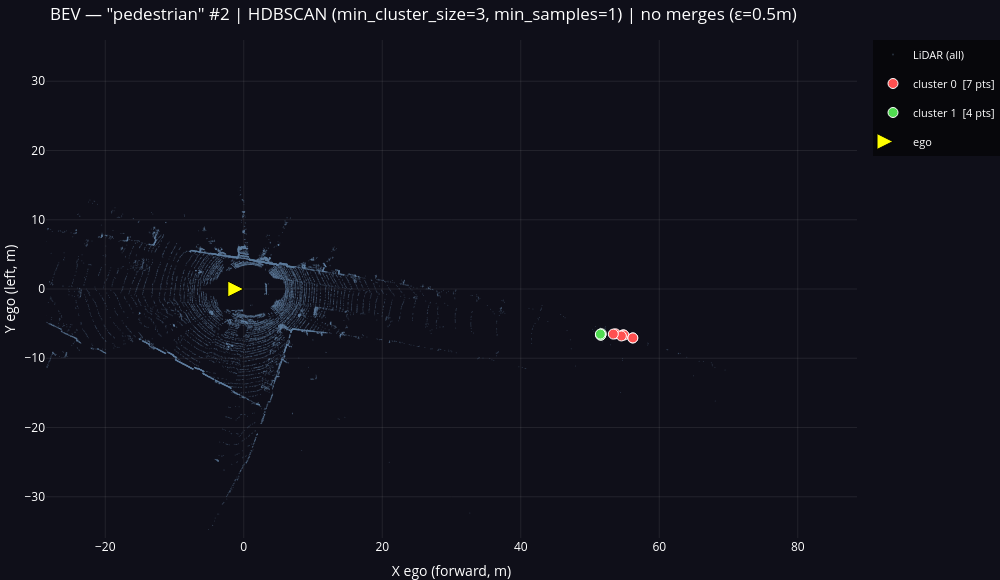

Write notebook code for a chart like this one.
### Markdown cell above
## 7. BEV Visualization

Full LiDAR sweep in gray; in-mask points colored by HDBSCAN cluster label.
Noise points (label −1) are shown as red crosses.

### Code cell
CLUSTER_PALETTE = [
    'rgb(255,80,80)',   'rgb(80,220,80)',   'rgb(80,120,255)',  'rgb(255,200,0)',
    'rgb(200,80,255)',  'rgb(0,210,210)',   'rgb(255,100,0)',   'rgb(60,255,200)',
    'rgb(255,60,180)',  'rgb(160,220,60)',
]
# Different symbols for raw subclusters within the same merged cluster
RAW_SYMBOLS = ['circle', 'square', 'diamond', 'triangle-up', 'triangle-down',
               'star', 'hexagram', 'cross', 'pentagon', 'bowtie']

NOISE_COLOR = 'rgb(220,80,80)'
LIDAR_COLOR = 'rgba(100,130,160,0.35)'

# Downsample background LiDAR
_rng   = np.random.default_rng(42)
_n_bg  = min(30_000, len(pts_ego))
_idx_b = _rng.choice(len(pts_ego), _n_bg, replace=False)
_pts_b = pts_ego[_idx_b]
_bev_m = (np.abs(_pts_b[:, 0]) < 70) & (np.abs(_pts_b[:, 1]) < 35)
_pts_b = _pts_b[_bev_m]

bev_traces = []

# ── Background LiDAR ──────────────────────────────────────────────────────────
bev_traces.append(go.Scatter(
    x=_pts_b[:, 0], y=_pts_b[:, 1],
    mode='markers',
    marker=dict(size=1, color=LIDAR_COLOR),
    name='LiDAR (all)', hoverinfo='skip',
))

# ── Noise points ──────────────────────────────────────────────────────────────
_noise = labels == -1
if _noise.any():
    bev_traces.append(go.Scatter(
        x=pts_ego_inmask[_noise, 0], y=pts_ego_inmask[_noise, 1],
        mode='markers',
        marker=dict(size=7, color=NOISE_COLOR, symbol='x'),
        name=f'noise (−1)  [{_noise.sum()} pts]',
    ))

# ── Cluster points: one trace per raw subcluster, colored by merged parent ────
for c in range(n_clusters):
    final_mask   = labels == c
    col          = CLUSTER_PALETTE[c % len(CLUSTER_PALETTE)]
    raw_in_final = sorted(set(labels_raw[final_mask].tolist()) - {-1})
    n_raw        = len(raw_in_final)

    for sym_i, raw_c in enumerate(raw_in_final):
        raw_mask = final_mask & (labels_raw == raw_c)
        symbol   = RAW_SYMBOLS[sym_i % len(RAW_SYMBOLS)]
        is_first = sym_i == 0

        if n_raw > 1:
            legend_label = (f'cluster {c} — raw {raw_c}/{raw_in_final[-1]}'
                            f'  [{raw_mask.sum()} pts]')
        else:
            legend_label = f'cluster {c}  [{raw_mask.sum()} pts]'

        bev_traces.append(go.Scatter(
            x=pts_ego_inmask[raw_mask, 0], y=pts_ego_inmask[raw_mask, 1],
            mode='markers',
            marker=dict(
                size=10 if n_raw == 1 else 9,
                color=col,
                symbol=symbol,
                line=dict(width=1 if is_first else 0, color='white'),
            ),
            name=legend_label,
            legendgroup=f'cluster_{c}',
        ))

    # If merges happened: draw a dashed convex-hull outline around the full cluster
    if n_raw > 1:
        _pts_c = pts_ego_inmask[final_mask]
        try:
            from scipy.spatial import ConvexHull
            hull = ConvexHull(_pts_c[:, :2])
            hx   = np.append(_pts_c[hull.vertices, 0], _pts_c[hull.vertices[0], 0])
            hy   = np.append(_pts_c[hull.vertices, 1], _pts_c[hull.vertices[0], 1])
            bev_traces.append(go.Scatter(
                x=hx, y=hy, mode='lines',
                line=dict(color=col, width=1.5, dash='dot'),
                showlegend=False, hoverinfo='skip',
            ))
        except Exception:
            pass  # ConvexHull needs ≥3 non-collinear points

# ── Ego vehicle marker ────────────────────────────────────────────────────────
bev_traces.append(go.Scatter(
    x=[0], y=[0], mode='markers',
    marker=dict(symbol='arrow-up', angle=90, size=16,
                color='yellow', line=dict(color='black', width=1)),
    name='ego', showlegend=True,
))

merge_note = (f'{n_clusters_raw}→{n_clusters} after ε={HDBSCAN_CLUSTER_EPS}m'
              if n_clusters_raw != n_clusters else f'no merges (ε={HDBSCAN_CLUSTER_EPS}m)')

fig_bev = go.Figure(data=bev_traces)
fig_bev.update_layout(
    title=(
        f'BEV — "{MASK_PROMPT}" #{MASK_IDX} | HDBSCAN '
        f'(min_cluster_size={HDBSCAN_MIN_CLUSTER_SIZE}, '
        f'min_samples={HDBSCAN_MIN_SAMPLES}) | {merge_note}'
    ),
    xaxis=dict(
        title='X ego (forward, m)', range=[-10, 70],
        scaleanchor='y', scaleratio=1,
        showgrid=True, gridcolor='rgba(255,255,255,0.08)', zeroline=False,
    ),
    yaxis=dict(
        title='Y ego (left, m)', range=[-35, 35],
        showgrid=True, gridcolor='rgba(255,255,255,0.08)', zeroline=False,
    ),
    plot_bgcolor='rgb(15,15,25)',
    paper_bgcolor='rgb(15,15,25)',
    font=dict(color='white'),
    legend=dict(bgcolor='rgba(0,0,0,0.55)', font=dict(size=11)),
    width=1000, height=580,
    margin=dict(l=0, r=0, t=40, b=0),
)
fig_bev.show()

### Figure 1 — Plotly figure (JSON) as saved in the notebook; plotly's stock layout.template omitted (floating-point values rounded to 4 significant figures; data arrays with more than 128 entries replaced by an {"elided": "..."} marker saying what was removed)
{"data": [{"hoverinfo": "skip", "marker": {"color": "rgba(100,130,160,0.35)", "size": 1}, "mode": "markers", "name": "LiDAR (all)", "type": "scatter", "x": {"elided": "29858 float values"}, "y": {"elided": "29858 float values"}}, {"legendgroup": "cluster_0", "marker": {"color": "rgb(255,80,80)", "line": {"color": "white", "width": 1}, "size": 10, "symbol": "circle"}, "mode": "markers", "name": "cluster 0  [7 pts]", "type": "scatter", "x": [53.68, 54.8, 54.9, 56.16, 56.19, 54.53, 53.37], "y": [-6.472, -6.612, -6.652, -7.071, -7.064, -6.781, -6.51]}, {"legendgroup": "cluster_1", "marker": {"color": "rgb(80,220,80)", "line": {"color": "white", "width": 1}, "size": 10, "symbol": "circle"}, "mode": "markers", "name": "cluster 1  [4 pts]", "type": "scatter", "x": [51.56, 51.63, 51.55, 51.5], "y": [-6.611, -6.46, -6.691, -6.516]}, {"marker": {"angle": 90, "color": "yellow", "line": {"color": "black", "width": 1}, "size": 16, "symbol": "arrow-up"}, "mode": "markers", "name": "ego", "showlegend": true, "type": "scatter", "x": [0], "y": [0]}], "layout": {"font": {"color": "white"}, "height": 580, "legend": {"bgcolor": "rgba(0,0,0,0.55)", "font": {"size": 11}}, "margin": {"b": 0, "l": 0, "r": 0, "t": 40}, "paper_bgcolor": "rgb(15,15,25)", "plot_bgcolor": "rgb(15,15,25)", "title": {"text": "BEV — \"pedestrian\" #2 | HDBSCAN (min_cluster_size=3, min_samples=1) | no merges (ε=0.5m)"}, "width": 1000, "xaxis": {"gridcolor": "rgba(255,255,255,0.08)", "range": [-10, 70], "scaleanchor": "y", "scaleratio": 1, "showgrid": true, "title": {"text": "X ego (forward, m)"}, "zeroline": false}, "yaxis": {"gridcolor": "rgba(255,255,255,0.08)", "range": [-35, 35], "showgrid": true, "title": {"text": "Y ego (left, m)"}, "zeroline": false}}}
